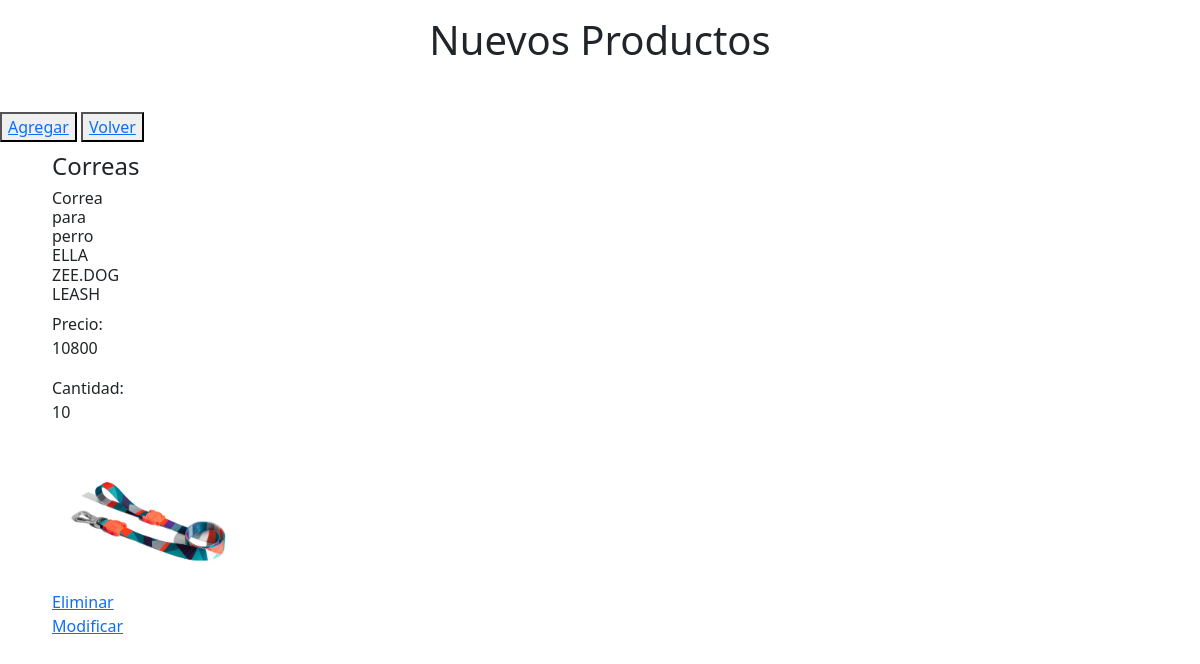
Page /productos/nuevos_prod on the earlier database version.
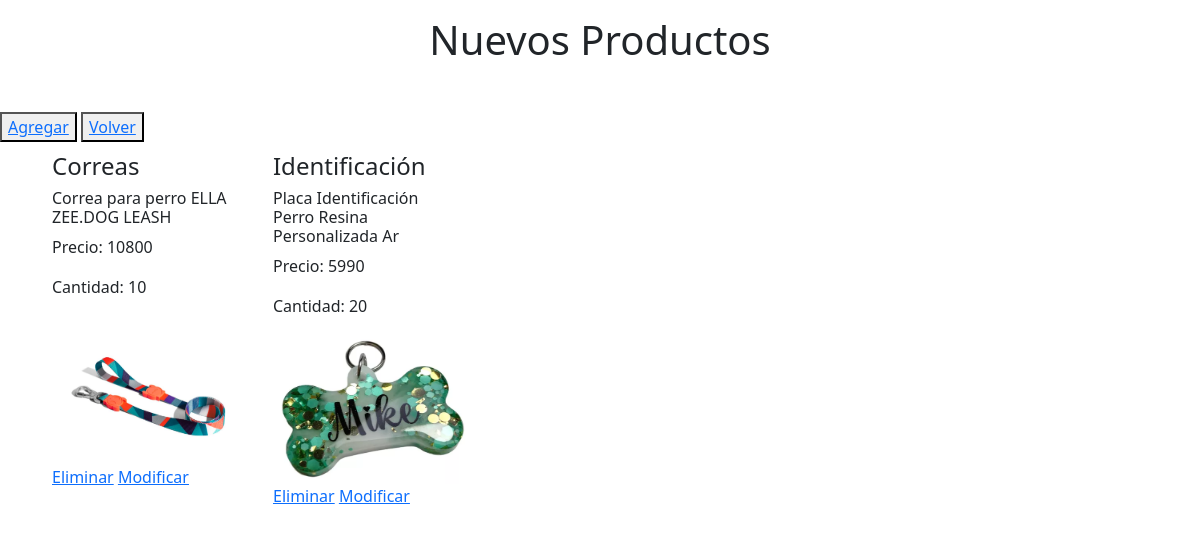
Same page on the later database version.
### productos/models.py (models this page shows, shortened)
class Producto(models.Model):
    id_producto = models.AutoField(db_column='idProducto', primary_key=True)
    nombre = models.CharField(max_length=50)
    precio = models.IntegerField(null=False)
    imagen = models.ImageField(upload_to='producto', null=False)
    cantidad = models.IntegerField(null=False)
    id_categoria = models.ForeignKey('Categoria',on_delete=models.CASCADE, db_column='idCategoria')
    activo = models.IntegerField()

class Categoria(models.Model):
    id_categoria = models.AutoField(db_column='idCategoria', primary_key=True)
    catagoria = models.CharField(max_length=20, blank=False, null=False)
    def __str__(self):
        return str(self.catagoria)

### productos/views.py (the view)
# urls.py: path('nuevos_prod',views.nuevos_prod, name='nuevos_prod'),
def nuevos_prod(request):
    producto = Producto.objects.all()
    context={'producto':producto}
    return render(request,'productos/nuevos_prod.html', context)

### productos/templates/productos/nuevos_prod.html (shortened to what this page needs)
{% load static %}
<!DOCTYPE html>
<html lang="en">
<head>
    <link href="https://cdn.jsdelivr.net/npm/bootstrap@5.3.3/dist/css/bootstrap.min.css" rel="stylesheet">
    <link rel="stylesheet" href='{% static "css/style2.css" %}'>
</head>
<body>
    <h1 class="text-center mt-3 mb-5">Nuevos Productos</h1>
    <button type="button">
        <a href="{% url 'productosAdd' %}">Agregar</a>
    </button>
    <button type="button">
        <a href="{% url 'nuevos_prod' %}">Volver</a>
    </button>
    <div class="container">
        <div class="row">
            {% for x in producto %}
                <div class="producto">
                    <h4>{{x.id_categoria}}</h4>
                    <h6>{{x.nombre}}</h6>
                    <p>Precio: {{x.precio}}</p>
                    <p>Cantidad: {{x.cantidad}}</p>
                    <img src="{{x.imagen.url}}"  alt="..." width="200px" height="150px">
                    <td><a href="{% url 'productos_del'  pk=x.id_producto %}">Eliminar</a>
                    <td><a href="{% url 'productos_findEdit' pk=x.id_producto %}">Modificar</a>
                </div>
            {% endfor %}
        </div>
    </div>
</body>
</html>

Differences in the rows shown:
added Producto: id_categoria "Identificación", nombre "Placa Identificación Perro Resina Personalizada Ar", precio "5990", cantidad "20", imagen (picture)
